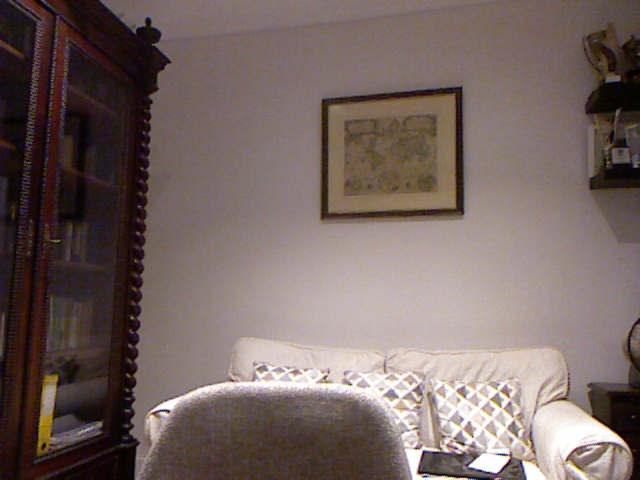
#> input picture panorama/kinect-images/img-1625959821.0131648.jpg, 640 x 480 px; its folder holds 4 pictures in this run
$ python panorama.py
#> lines starting #> are read from the running program, lines starting #| are printed output that depends on the picture
import cv2 as cv
import os
import numpy as np


def read_images():
    images_path = os.getcwd() + "/kinect-images/"
    print(images_path)
    images = []

    scale_percent = 20

    """
    for i in range(1,8):
        img = cv.imread(images_path+ str(i) + ".jpg")
        width = int(img.shape[1] * scale_percent / 100)
        height = int(img.shape[0] * scale_percent / 100)
        dim = (width, height)
        images.append(cv.resize(img, dim))
    """

    for img in os.listdir(images_path):
        aux_img = cv.imread(images_path+img)
#> aux_img is the input picture: shape (480, 640, 3); mean B, G, R 97.7, 101.7, 117.3
        images.append(aux_img)

    return images


def compute_homographies(images):

    image = images[0]
    for i in range(len(images)-1):
        print(i)
        next_image = images[i+1]

        homography_matrix = find_homography_matrix(image, next_image)

        if(homography_matrix is None):
            print("HEYOO")
            continue

        stitched_image = compute_warp(image, next_image, homography_matrix)

        stitched_image = remove_black(stitched_image)

        cv.imshow("q", stitched_image)
        cv.waitKey(0)

        image = stitched_image
#> this loop made 3 passes
#> pass 1, in find_homography_matrix, `gray = cv.cvtColor(image,cv.COLOR_BGR2GRAY)`:
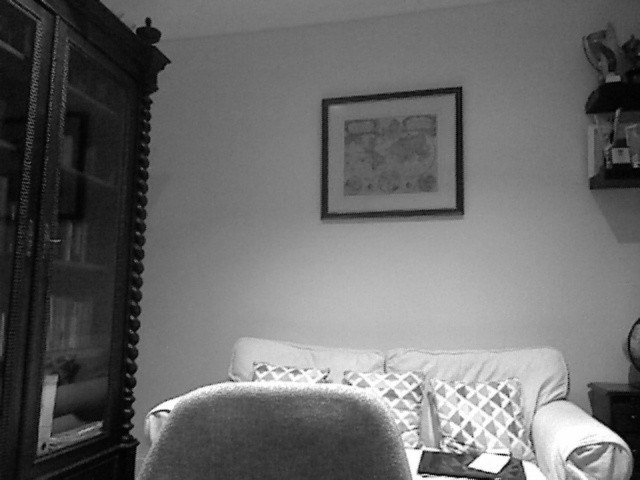
#> gray: shape (480, 640); min 0, max 255, mean 105.9
#> pass 1, in find_homography_matrix, `gray2 = cv.cvtColor(next_image, cv.COLOR_BGR2GRAY)`:
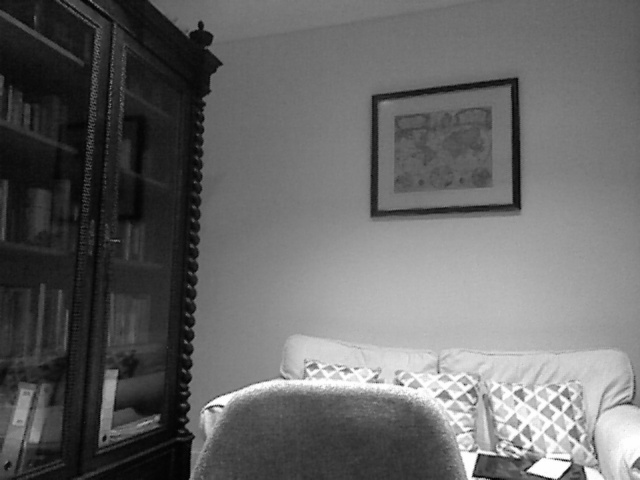
#> gray2: shape (480, 640); min 1, max 255, mean 102.7
#> pass 1, in find_homography_matrix, `img2 = cv.polylines(gray2,[np.int32(dst)],True,255,3, cv.LINE_AA)`:
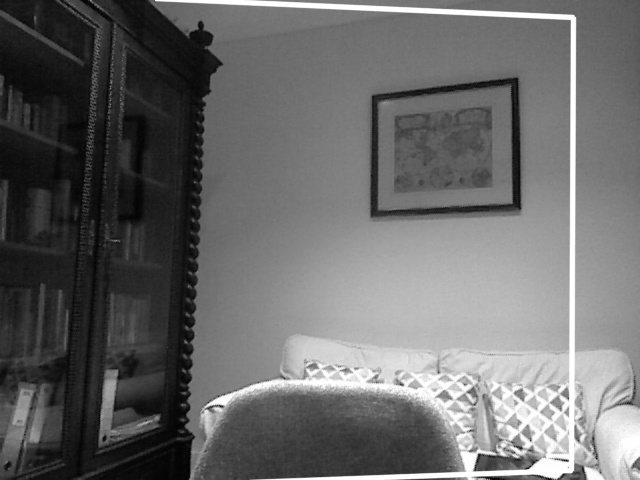
#> img2: shape (480, 640); min 1, max 255, mean 105.2
#> pass 1, in find_homography_matrix, `image_matches = cv.drawMatches(image,kp1,next_image,kp2,good_matches,N..`:
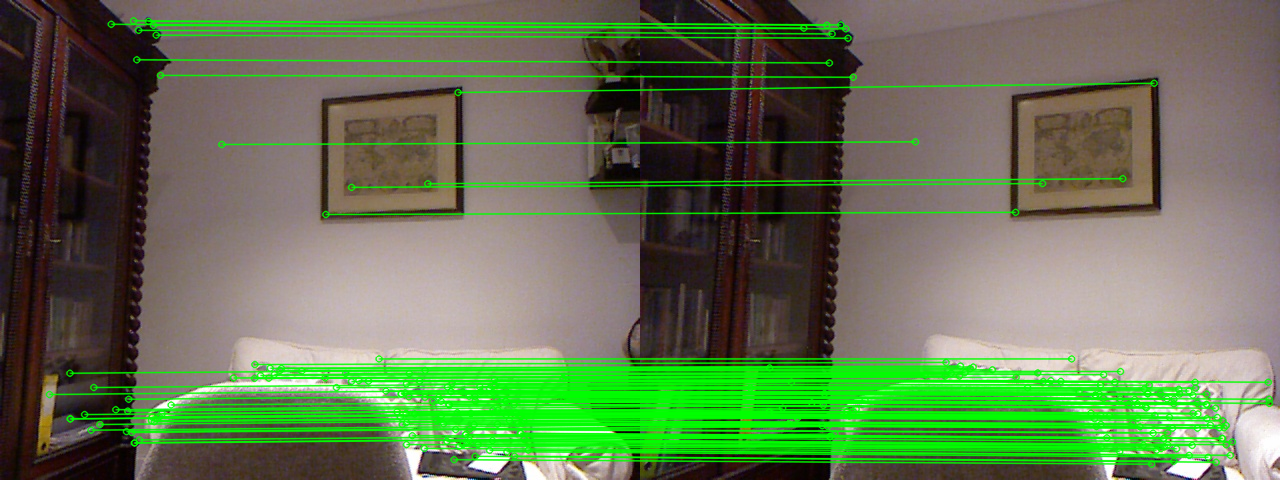
#> image_matches: shape (480, 1280, 3); mean B, G, R 82.2, 117.9, 99.3

    panorama = image

    return panorama

def find_homography_matrix(image, next_image):
     gray = cv.cvtColor(image,cv.COLOR_BGR2GRAY)
     gray2 = cv.cvtColor(next_image, cv.COLOR_BGR2GRAY)

     sift = cv.SIFT_create()

     kp1, des1 = sift.detectAndCompute(gray, None)
     kp2, des2 = sift.detectAndCompute(gray2, None)

     #flann matches
     FLANN_INDEX_KDTREE=0
     index_params = dict(algorithm = FLANN_INDEX_KDTREE, trees=5)
     search_params = dict(checks = 50)
     flann = cv.FlannBasedMatcher(index_params, search_params)

     matches = flann.knnMatch(des1, des2, k=2)

     #get rid of bad matches
     good_matches = []
     good_points = []

     for m,n in matches:
         if m.distance < 0.3*n.distance:
             good_matches.append(m)
             good_points.append((m.trainIdx, m.queryIdx))


     if len(good_matches) > 8:

         img1_kp = np.float32(
            [kp1[i].pt for (_, i) in good_points])
         img2_kp = np.float32(
            [kp2[i].pt for (i, _) in good_points])

         M, mask = cv.findHomography(img2_kp, img1_kp, cv.RANSAC,5.0)
         matchesMask = mask.ravel().tolist()

         h = image.shape[0]
         w = image.shape[1]
         pts = np.float32([ [0,0],[0,h-1],[w-1,h-1],[w-1,0] ]).reshape(-1,1,2)
         dst = cv.perspectiveTransform(pts,M)

         img2 = cv.polylines(gray2,[np.int32(dst)],True,255,3, cv.LINE_AA)


         draw_params = dict(matchColor = (0,255,0), # draw matches in green color
                            singlePointColor = None,
                            matchesMask = matchesMask, # draw only inliers
                            flags = 2)

         image_matches = cv.drawMatches(image,kp1,next_image,kp2,good_matches,None,**draw_params)
         cv.imshow("matches", image_matches)
         cv.waitKey(0)
         return M
     return None

def compute_warp(img1, img2, H):

    out_width = img1.shape[1]+img2.shape[1]
    out_height = img1.shape[0]

    output_image = np.zeros((out_height, out_width,3))

    output_image = cv.warpPerspective(img2, H, (out_width, out_height))

    output_image[0:img1.shape[0], 0:img1.shape[1], :] =img1

    return output_image

def remove_black(image):
    gray = cv.cvtColor(image, cv.COLOR_BGR2GRAY)
    pixel_sum = np.sum(gray, axis=0).tolist()
    first = True

    for index, value in enumerate(pixel_sum):
        if value == 0:
            continue
        else:
            ROI = image[0:image.shape[0], index:index+1]
            if first:
                result = image[0:image.shape[0], index+1:index+2]
                first= False
                continue
            result = np.concatenate((result, ROI), axis=1)
    return result


if __name__ == '__main__':
    images = read_images()

    panorama = compute_homographies(images)

    cv.imshow("panorama", panorama)
    #cv.imshow("jdj", images[0])
    while(1):
        if cv.waitKey(1) & 0xFF == ord('q'):
#> (key q is pressed here)
            break
    cv.destroyWindow("janela")
